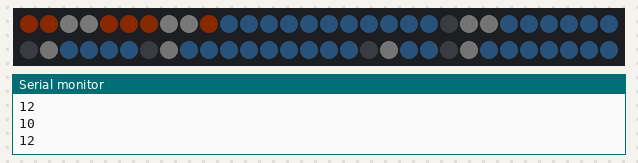
A sketch run on a simulated Arduino Uno, built with avr-gcc and run on an emulated ATmega328P. On the bench: 60 RGB LEDs in strip order, left to right, continuing on the next row, the last lines printed to the serial monitor. Dim RGB values are drawn brighter than linear; random numbers use the default seed unless the sketch sets one.

Above: at 0.07 s.
At 4.97 s:
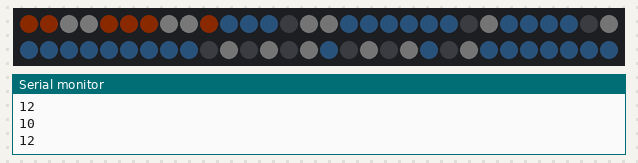
At 9.99 s:
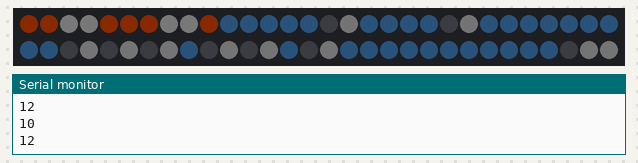
At 19.93 s:
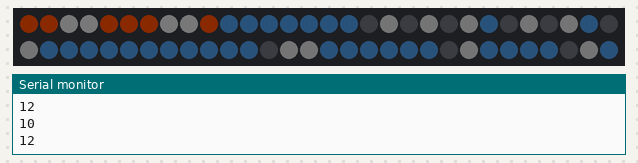
At 29.86 s:
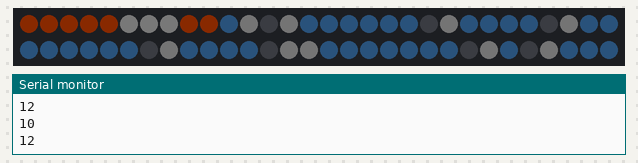
At 39.93 s:
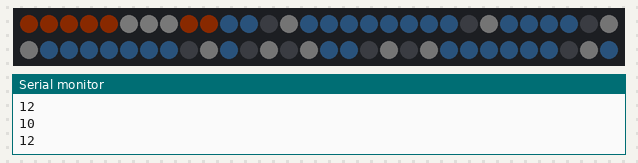

The sketch:

weather.ino
```cpp
#include <Adafruit_NeoPixel.h>
#ifdef __AVR__
  #include <avr/power.h>
#endif

#define PIN 12

#define NUM_LEDS 60

#define BRIGHTNESS 10

Adafruit_NeoPixel strip = Adafruit_NeoPixel(NUM_LEDS, PIN, NEO_GRBW + NEO_KHZ800);

void setup() {
  Serial.begin(115200);


  Serial.println("Initializing display");
  strip.setBrightness(BRIGHTNESS);
  strip.begin();
  strip.show(); // Initialize all pixels to 'off'

  Serial.println("Connecting to Adafruit IO");
  // io.connect();

  // set up a message handler for the count feed.
  // the handleMessage function (defined below)
  // will be called whenever a message is
  // received from adafruit io.
  // sunrise->onMessage(handleSun);
  // condition->onMessage(handleWeather);

  // wait for a connection
  //while(io.status() < AIO_CONNECTED) {
     // Serial.print(".");
    // delay(500);
  //}

  //Serial.println(io.statusText());
}

void loop() {
  //io.run();
  handleWeather(String("Snow"));
}


void handleWeather(String data) {

  String forecast = data; // store the incoming weather data in a string

  //the following strings store the varous IFTTT weather report words I've discovered so far
  String rain = String("Rain");
  String lightrain = String("Light Rain");
  String rainshower = String ("Rain Shower");
  String snow = String("Snow");
  String cloudy = String("Cloudy");
  String mostlycloudy = String("Mostly Cloudy");
  String partlycloudy = String("Partly Cloudy");
  String clearsky = String("Clear");
  String fair = String("Fair");
  String sunny = String("Sunny");
  String rainandsnow = String("Rain and Snow");
  String snowshower = String("Snow Shower");

  boolean precipitation;
  boolean cloud;
  String condition;
  uint8_t bg[4];
  uint8_t graysky[] = {10,10,10,10};
  uint8_t bluesky[] = {30,50,70,0};
  uint8_t precip[4];
  uint8_t snowcolor[] = {0,0,0,1};
  uint8_t raincolor[] = {0,0,1,0};
  int num_drops;
  int drop_length;
  int sun_space = floor(strip.numPixels()/6);
  int num_clouds = floor(sun_space/4);
  uint8_t clouds[2*num_clouds];


  if (forecast.equalsIgnoreCase(rain) || forecast.equalsIgnoreCase(lightrain) || forecast.equalsIgnoreCase(rainshower)){
    Serial.println("precipitation in the forecast today");
    precipitation = true;
    cloud = true;
    memcpy(bg, graysky, 4);
    memcpy(precip, raincolor, 4);
    num_drops = 7;
    drop_length = 6;
  }

  if (forecast.equalsIgnoreCase(snow) || forecast.equalsIgnoreCase(rainandsnow) || forecast.equalsIgnoreCase(snowshower)){
    Serial.println("precipitation in the forecast today");
    precipitation = true;
    cloud = true;
    memcpy(bg, bluesky, 4);
    memcpy(precip, snowcolor, 4);
    num_drops = 12;
    drop_length = 2;
  }

  if (forecast.equalsIgnoreCase(clearsky) || forecast.equalsIgnoreCase(fair) || forecast.equalsIgnoreCase(sunny)){
    Serial.println("some kind of sun in the forecast today");
    precipitation = false;
    cloud = false;
    memcpy(bg, bluesky, 4);
  }

  if (forecast.equalsIgnoreCase(cloudy) || forecast.equalsIgnoreCase(mostlycloudy) || forecast.equalsIgnoreCase(partlycloudy)){
    Serial.println("cloudy sky in the forecast today");
    precipitation = false;
    cloud = true;
    memcpy(bg, bluesky, 4);
  }

  Serial.println(num_drops);
  Serial.println(sun_space);
  uint8_t drops[num_drops];

  if (precipitation){
    for(int j=0; j<num_drops+1; j++) {
      drops[j]  = random(strip.numPixels());
    }
  }
  Serial.println(sizeof(drops));

  if(cloud){
    for(int i=0; i<num_clouds; i++){
      clouds[2*i] = random(sun_space);
      clouds[2*i+1] = clouds[2*i] + 1;
    }
  }

  for(int k = 0; k <256; k++){
    for(int i=sun_space; i<strip.numPixels(); i++){
      strip.setPixelColor(i, strip.Color(bg[0], bg[1], bg[2], bg[3]) );
    }
    for(int i=0; i<sun_space; i++){
      strip.setPixelColor(i, strip.Color(255, 90, 0, 0) );
    }
    if(cloud){
      for(int i=0; i<num_clouds; i++){
        strip.setPixelColor(clouds[2*i], strip.Color(0, 0, 0, 50) );
        strip.setPixelColor(clouds[2*i+1], strip.Color(0, 0, 0, 50) );
      }
    }
    if(precipitation){
      for(int j=0; j<num_drops; j++) {
        if(drops[j] > strip.numPixels()){
          drops[j] = sun_space;
        }
        for(int i=drop_length; i>0; i--){
          if(drops[j]-i > sun_space){
            int power = pow(2, (9 - floor((i * 8) / drop_length))) -1;
            strip.setPixelColor(drops[j]-i, strip.Color(0, 0, precip[2] * power, precip[3] * power ));
          }
        }
        drops[j] = drops[j] + 1;
      }
    }

    strip.show();
    delay(100);
  }

}
```
